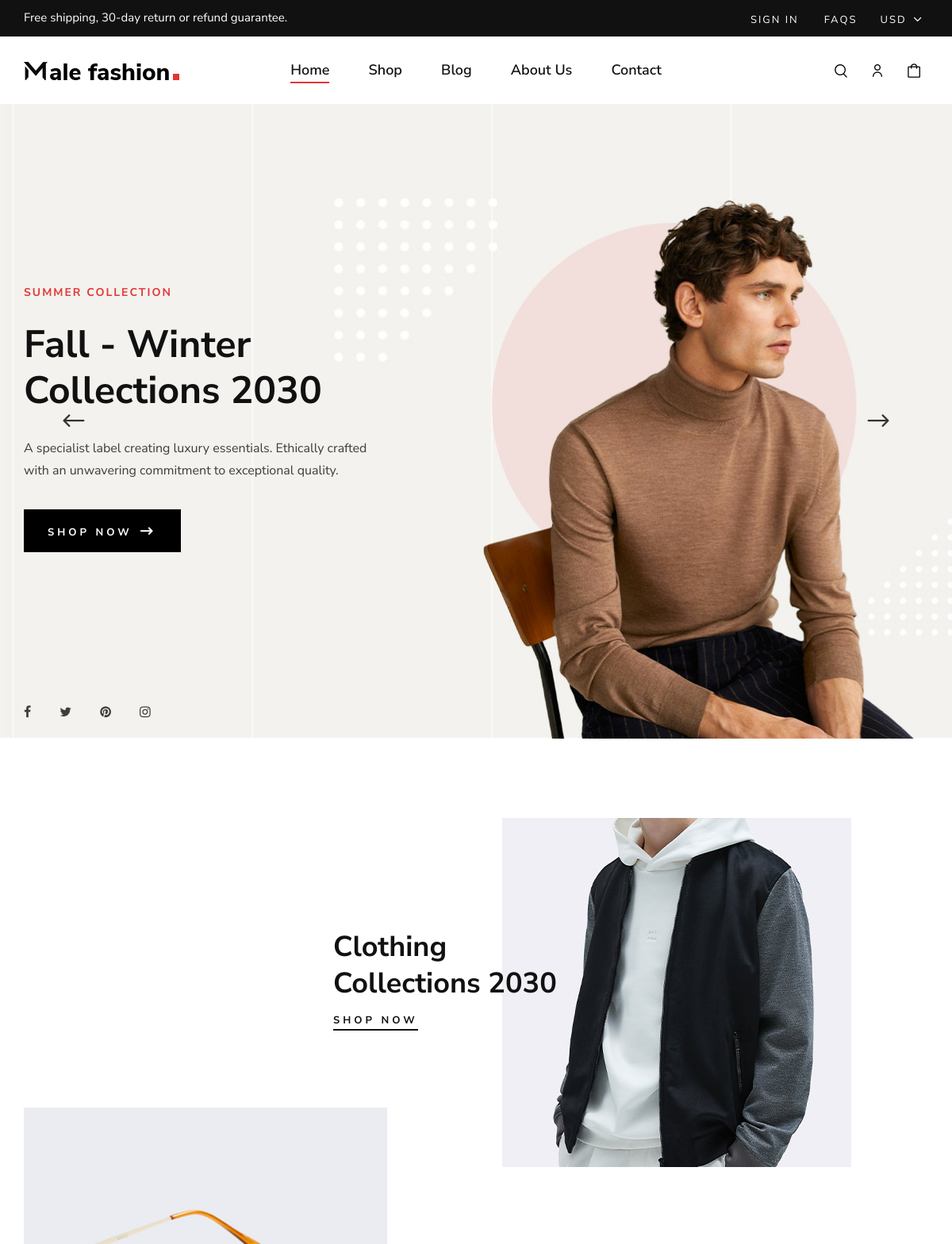
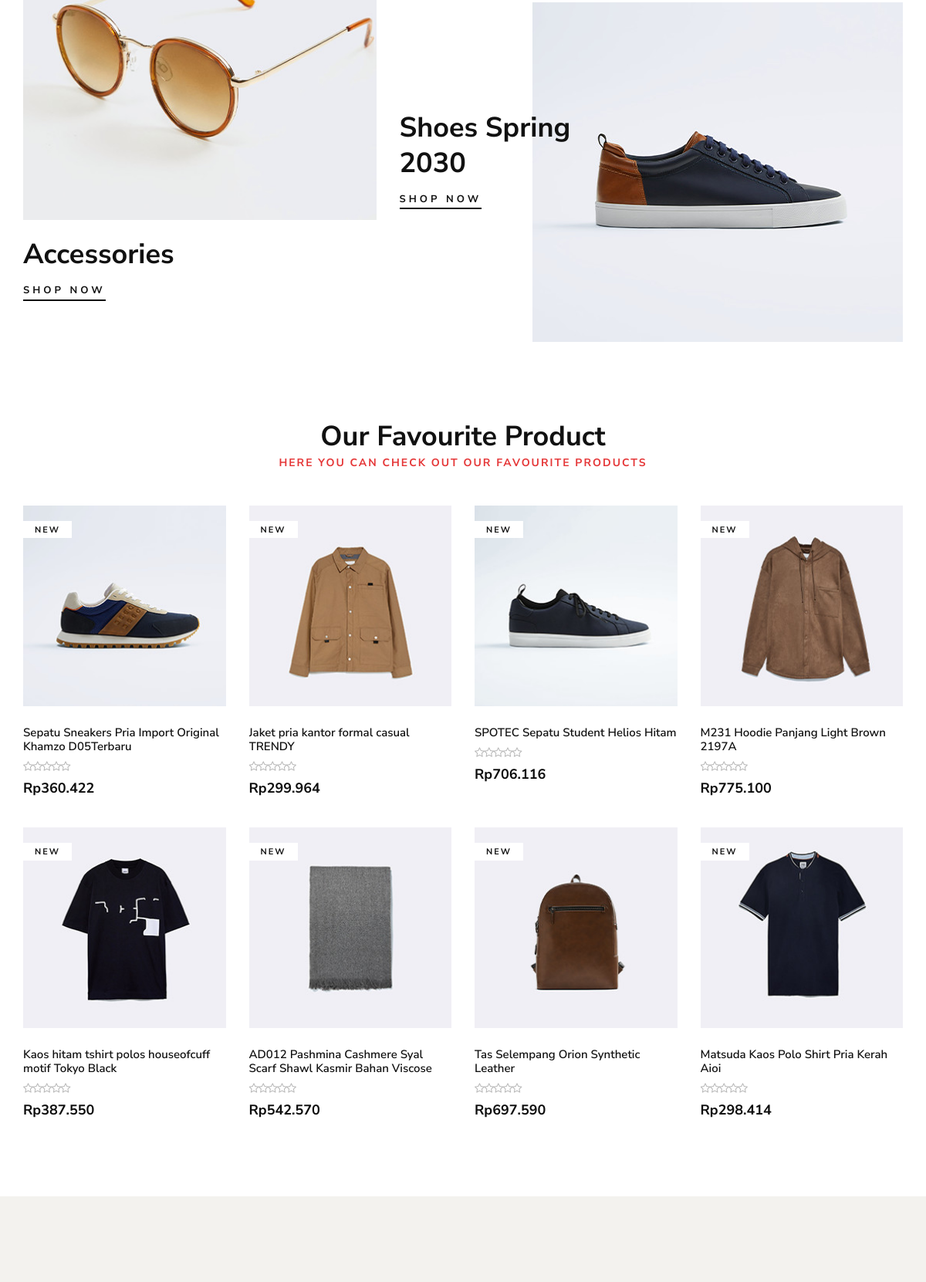
The page / (upper part) on the database its author committed (2 pictures, top to bottom).
### tables this page shows
CREATE TABLE IF NOT EXISTS `products` (
  `product_id` int(11) NOT NULL AUTO_INCREMENT,
  `product_name` varchar(100) DEFAULT NULL,
  `product_brand` varchar(100) DEFAULT NULL,
  `product_category` varchar(100) DEFAULT NULL,
  `product_description` varchar(255) DEFAULT NULL,
  `product_criteria` varchar(50) DEFAULT NULL,
  `product_image1` varchar(100) DEFAULT NULL,
  `product_image2` varchar(100) DEFAULT NULL,
  `product_image3` varchar(100) DEFAULT NULL,
  `product_image4` varchar(100) DEFAULT NULL,
  `product_price` decimal(10,2) DEFAULT NULL,
  `special_offer` decimal(10,2) DEFAULT NULL,
  `product_color` varchar(50) DEFAULT NULL,
  PRIMARY KEY (`product_id`)
);

### server/controller_favourite_product.php (called while the page is built)
<?php
    include('connection.php');
    $query_fav_product = "SELECT * FROM products WHERE product_criteria = 'favourite' LIMIT 8";
    $stmt_fav_product = $conn -> prepare($query_fav_product);
    $stmt_fav_product -> execute();
    $fav_products = $stmt_fav_product -> get_result();
?>

### index.php (the view, shortened to what this page needs)
<?php
    include('server/controller_favourite_product.php');
    include('layouts/header.php');
?>
    <section class="hero">
        <div class="hero__slider owl-carousel">
            <div class="hero__items set-bg" data-setbg="img/hero/hero-1.jpg">
                <div class="container">
                    <div class="row">
                        <div class="col-xl-5 col-lg-7 col-md-8">
                            <div class="hero__text">
                                <h6>Summer Collection</h6>
                                <h2>Fall - Winter Collections 2030</h2>
                                <p>A specialist label creating luxury essentials. Ethically crafted with an unwavering
                                commitment to exceptional quality.</p>
                                <a href="#" class="primary-btn">Shop now <span class="arrow_right"></span></a>
                                <div class="hero__social">
                                    <a href="#"><i class="fa fa-facebook"></i></a>
                                    <a href="#"><i class="fa fa-twitter"></i></a>
                                    <a href="#"><i class="fa fa-pinterest"></i></a>
                                    <a href="#"><i class="fa fa-instagram"></i></a>
                                </div>
                            </div>
                        </div>
                    </div>
                </div>
            </div>
        </div>
    </section>
    <section class="banner spad">
        <div class="container">
            <div class="row">
                <div class="col-lg-7 offset-lg-4">
                    <div class="banner__item">
                        <div class="banner__item__pic">
                            <img src="img/banner/banner-1.jpg" alt="">
                        </div>
                        <div class="banner__item__text">
                            <h2>Clothing Collections 2030</h2>
                            <a href="#">Shop now</a>
                        </div>
                    </div>
                </div>
                <div class="col-lg-5">
                    <div class="banner__item banner__item--middle">
                        <div class="banner__item__pic">
                            <img src="img/banner/banner-2.jpg" alt="">
                        </div>
                        <div class="banner__item__text">
                            <h2>Accessories</h2>
                            <a href="#">Shop now</a>
                        </div>
                    </div>
                </div>
                <div class="col-lg-7">
                    <div class="banner__item banner__item--last">
                        <div class="banner__item__pic">
                            <img src="img/banner/banner-3.jpg" alt="">
                        </div>
                        <div class="banner__item__text">
                            <h2>Shoes Spring 2030</h2>
                            <a href="#">Shop now</a>
                        </div>
                    </div>
                </div>
            </div>
        </div>
    </section>
    <section class="product spad">
        <div class="container">
            <div class="row">
                <div class="col-lg-12">
                    <div class="section-title">
                        <h2>Our Favourite Product</h2>
                        <span>Here you can check out our favourite products</span>
                    </div>
                </div>
            </div>
            <div class="row product__filter">
                <?php while($row = $fav_products -> fetch_assoc()) { ?>
                <div class="col-lg-3 col-md-6 col-sm-6 col-md-6 col-sm-6 mix new-arrivals">
                    <div class="product__item">
                        <div class="product__item__pic set-bg"
                        data-setbg="img/product/<?php echo $row['product_image1']; ?>">
                            <span class="label">New</span>
                        </div>
                        <div class="product__item__text">
                            <h6><?php echo $row['product_name']; ?></h6>
                            <div class="rating">
                                <i class="fa fa-star-o"></i>
                                <i class="fa fa-star-o"></i>
                                <i class="fa fa-star-o"></i>
                                <i class="fa fa-star-o"></i>
                                <i class="fa fa-star-o"></i>
                            </div>
                            <h5><?php echo setRupiah($row['product_price'] * $kurs_dollar); ?></h5>
                        </div>
                    </div>
                </div>
                <?php } ?>
            </div>
        </div>
    </section>
    <section class="categories spad">
    </section>
    <?php  include('layouts/footer.php'); ?>

### rows shown on the page
products: shows a picture, product_name "Sepatu Sneakers Pria Import Original Khamzo D05Terbaru", setRupiah($row['product_price']*$kurs_dollar) "Rp360.422"
products: shows a picture, product_name "Jaket pria kantor formal casual TRENDY", setRupiah($row['product_price']*$kurs_dollar) "Rp299.964"
products: shows a picture, product_name "SPOTEC Sepatu Student Helios Hitam", setRupiah($row['product_price']*$kurs_dollar) "Rp706.116"
products: shows a picture, product_name "M231 Hoodie Panjang Light Brown 2197A", setRupiah($row['product_price']*$kurs_dollar) "Rp775.100"
products: shows a picture, product_name "Kaos hitam tshirt polos houseofcuff motif Tokyo Black", setRupiah($row['product_price']*$kurs_dollar) "Rp387.550"
products: shows a picture, product_name "AD012 Pashmina Cashmere Syal Scarf Shawl Kasmir Bahan Viscose", setRupiah($row['product_price']*$kurs_dollar) "Rp542.570"
products: shows a picture, product_name "Tas Selempang Orion Synthetic Leather", setRupiah($row['product_price']*$kurs_dollar) "Rp697.590"
products: shows a picture, product_name "Matsuda Kaos Polo Shirt Pria Kerah Aioi", setRupiah($row['product_price']*$kurs_dollar) "Rp298.414"
